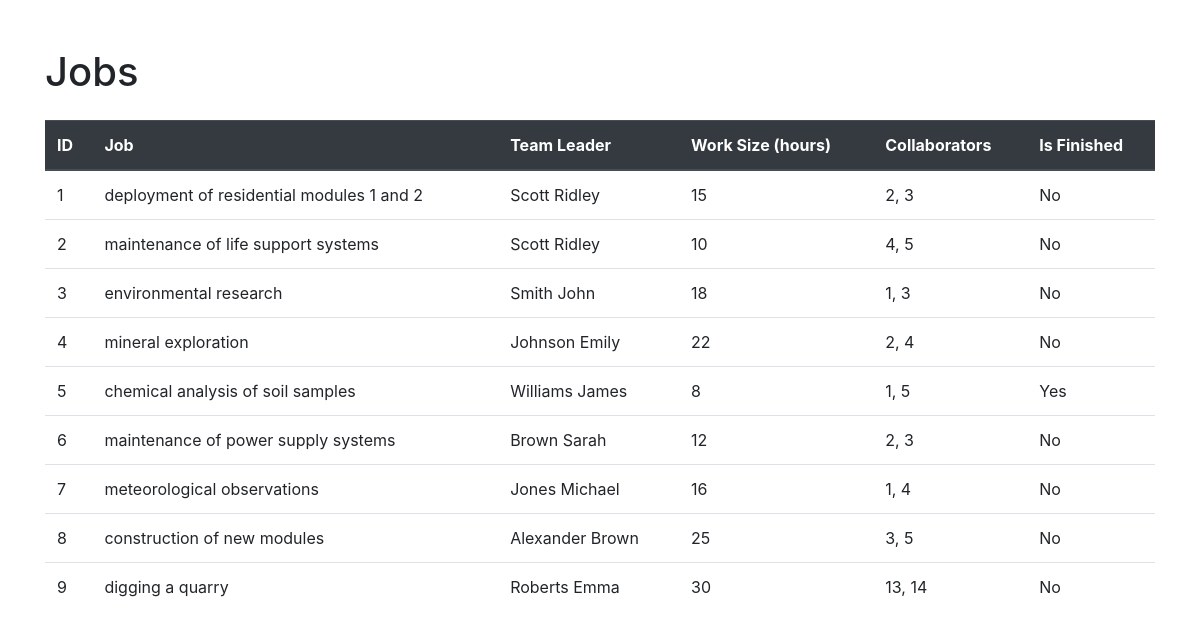
Before: / with the older database file.
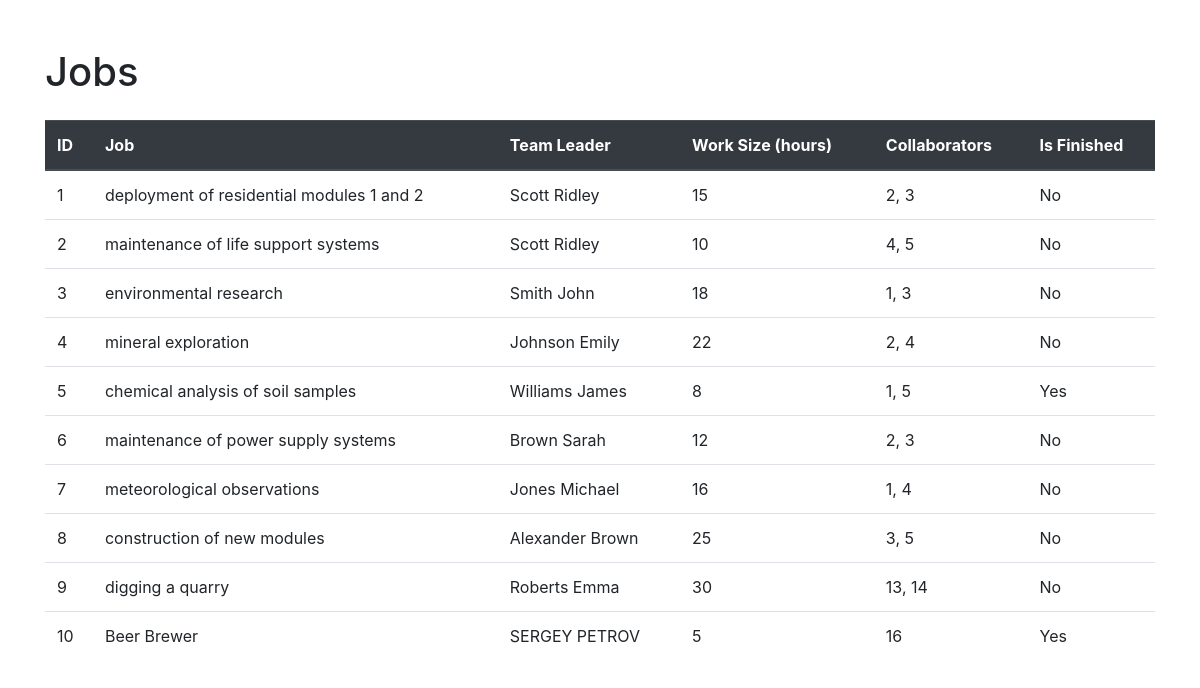
After: the same page with the newer database file.
### task11.py (models this page shows)
class Jobs(Base):
    __tablename__ = 'jobs'
    id = Column(Integer, primary_key=True, autoincrement=True)
    team_leader = Column(Integer, ForeignKey('users.id'))
    job = Column(String)
    work_size = Column(Integer)
    collaborators = Column(String)
    start_date = Column(DateTime)
    end_date = Column(DateTime)
    is_finished = Column(Boolean)
    user = relationship("User", foreign_keys=[team_leader])

class User(Base):
    __tablename__ = 'users'
    id = Column(Integer, primary_key=True, autoincrement=True)
    surname = Column(String)
    name = Column(String)
    age = Column(Integer)
    position = Column(String)
    speciality = Column(String)
    address = Column(String)
    email = Column(String, unique=True)
    hashed_password = Column(String)
    modified_date = Column(DateTime)

### task13.py (the view)
@app.route('/')
def show_jobs():
    all_jobs = session.query(Jobs).all()
    return render_template('templates/task13.html', jobs=all_jobs)

### templates/task13.html (shortened to what this page needs)
<!DOCTYPE html>
<html lang="en">
<head>
    <link href="https://maxcdn.bootstrapcdn.com/bootstrap/4.5.2/css/bootstrap.min.css" rel="stylesheet">
</head>
<body>
    <div class="container">
        <h1 class="mt-5">Jobs</h1>
        <table class="table mt-4">
            <thead class="thead-dark">
                <tr>
                    <th scope="col">ID</th>
                    <th scope="col">Job</th>
                    <th scope="col">Team Leader</th>
                    <th scope="col">Work Size (hours)</th>
                    <th scope="col">Collaborators</th>
                    <th scope="col">Is Finished</th>
                </tr>
            </thead>
            <tbody>
                {% for job in jobs %}
                <tr>
                    <td>{{ job.id }}</td>
                    <td>{{ job.job }}</td>
                    <td>{{ job.user.surname }} {{ job.user.name }}</td>
                    <td>{{ job.work_size }}</td>
                    <td>{{ job.collaborators }}</td>
                    <td>{{ "Yes" if job.is_finished else "No" }}</td>
                </tr>
                {% endfor %}
            </tbody>
        </table>
    </div>
</body>
</html>

Changed rows visible on the page:
added Jobs: id "10", job "Beer Brewer", user.surname "SERGEY", user.name "PETROV", work_size "5", collaborators "16", is_finished "Yes"
